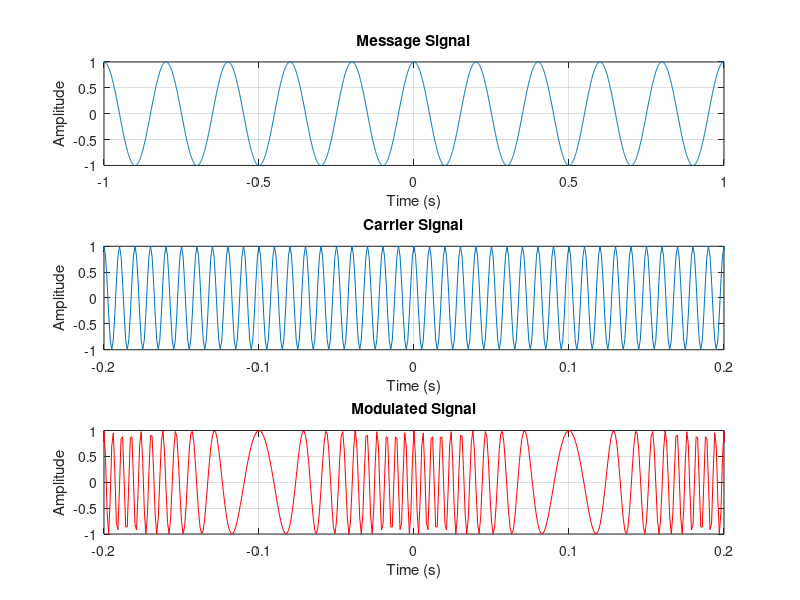
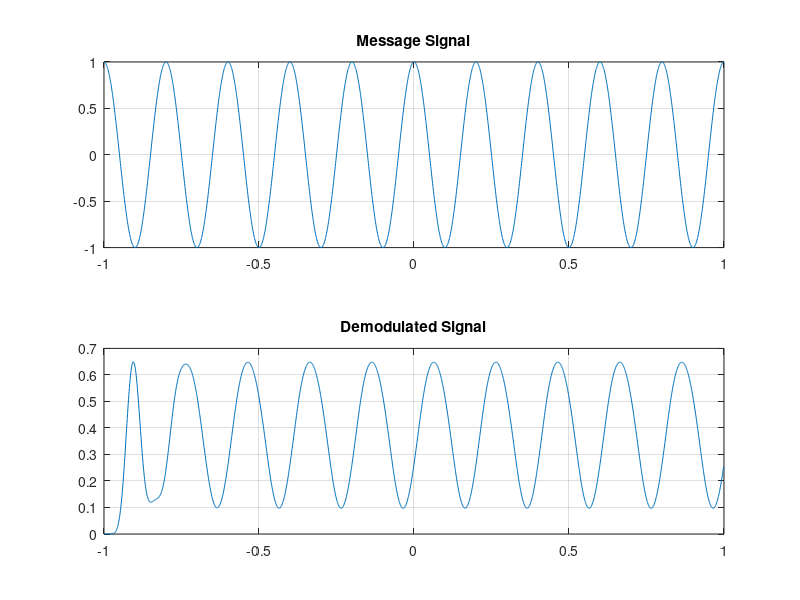

Recreate these plots in MATLAB, in order.
%% Modulation
fs = 1000;
t = -1:1 / fs:1;
L = length(t);
f_axis = fs * (-L / 2:(L / 2) + 1) / L;

A = 1;
fm = 5;
fc = 100;
beta = 15;

wm = 2 * pi * fm;
wc = 2 * pi * fc;
m = A * cos(wm * t); % signal
c = A * cos(wc * t);
mod_t = A * cos((wc * t) + beta * sin(wm * t));

figure
subplot(311)
plot(t, m);
grid
xlabel('Time (s)')
ylabel('Amplitude')
title('Message Signal')

subplot(312)
plot(t, c);
grid
xlabel('Time (s)')
ylabel('Amplitude')
title('Carrier Signal')
axis([-0.2 0.2 -1 1])

subplot(313)
plot(t, mod_t, 'Color', 'red');
grid
xlabel('Time (s)')
ylabel('Amplitude')
title('Modulated Signal')
axis([-0.2 0.2 -1 1])

%% Demodulation
diff_mod = diff(mod_t);
s = abs(diff_mod);

[b, r] = butter(10, (2 * pi * fm) / fs);
out_t = filter(b, r, s);
figure
subplot(211)
plot(t, m)
grid
title('Message Signal')
subplot(212)
plot(t(1:end - 1), out_t)
grid
title('Demodulated Signal')
